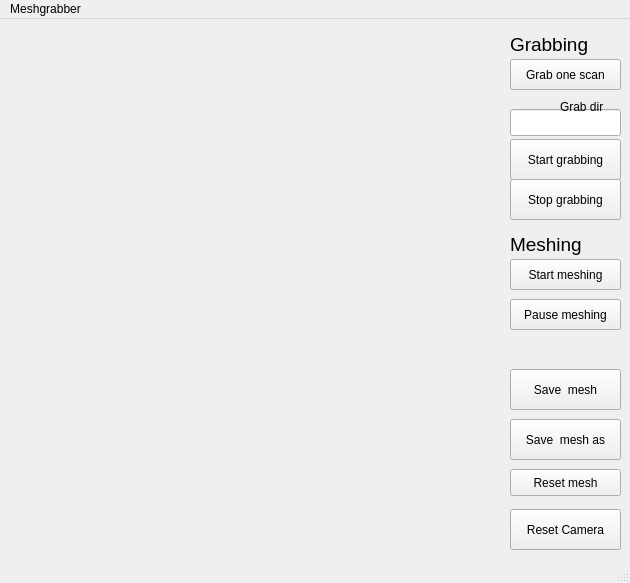
<?xml version="1.0" encoding="UTF-8"?>
<ui version="4.0">
 <class>ModelAcquisitionWindow</class>
 <widget class="QMainWindow" name="ModelAcquisitionWindow">
  <property name="geometry">
   <rect>
    <x>0</x>
    <y>0</y>
    <width>630</width>
    <height>583</height>
   </rect>
  </property>
  <property name="minimumSize">
   <size>
    <width>577</width>
    <height>10</height>
   </size>
  </property>
  <property name="maximumSize">
   <size>
    <width>1000</width>
    <height>614</height>
   </size>
  </property>
  <property name="windowTitle">
   <string>3D View</string>
  </property>
  <widget class="QWidget" name="centralwidget">
   <widget class="ntk::ImageWidget" name="colorView" native="true">
    <property name="geometry">
     <rect>
      <x>10</x>
      <y>10</y>
      <width>241</width>
      <height>191</height>
     </rect>
    </property>
    <property name="sizePolicy">
     <sizepolicy hsizetype="Preferred" vsizetype="Preferred">
      <horstretch>0</horstretch>
      <verstretch>0</verstretch>
     </sizepolicy>
    </property>
    <property name="minimumSize">
     <size>
      <width>10</width>
      <height>10</height>
     </size>
    </property>
    <property name="maximumSize">
     <size>
      <width>388</width>
      <height>272</height>
     </size>
    </property>
   </widget>
   <widget class="QPushButton" name="startButton">
    <property name="geometry">
     <rect>
      <x>510</x>
      <y>240</y>
      <width>111</width>
      <height>31</height>
     </rect>
    </property>
    <property name="sizePolicy">
     <sizepolicy hsizetype="Fixed" vsizetype="Fixed">
      <horstretch>0</horstretch>
      <verstretch>0</verstretch>
     </sizepolicy>
    </property>
    <property name="text">
     <string>Start meshing</string>
    </property>
   </widget>
   <widget class="QPushButton" name="stopButton">
    <property name="geometry">
     <rect>
      <x>510</x>
      <y>280</y>
      <width>111</width>
      <height>31</height>
     </rect>
    </property>
    <property name="sizePolicy">
     <sizepolicy hsizetype="Fixed" vsizetype="Fixed">
      <horstretch>0</horstretch>
      <verstretch>0</verstretch>
     </sizepolicy>
    </property>
    <property name="text">
     <string>Pause meshing</string>
    </property>
   </widget>
   <widget class="QPushButton" name="resetButton">
    <property name="geometry">
     <rect>
      <x>510</x>
      <y>450</y>
      <width>111</width>
      <height>27</height>
     </rect>
    </property>
    <property name="text">
     <string>Reset mesh</string>
    </property>
   </widget>
   <widget class="QPushButton" name="resetCamera">
    <property name="geometry">
     <rect>
      <x>510</x>
      <y>490</y>
      <width>111</width>
      <height>41</height>
     </rect>
    </property>
    <property name="text">
     <string>Reset Camera</string>
    </property>
   </widget>
   <widget class="QPushButton" name="saveMeshButton">
    <property name="geometry">
     <rect>
      <x>510</x>
      <y>350</y>
      <width>111</width>
      <height>41</height>
     </rect>
    </property>
    <property name="text">
     <string>Save  mesh</string>
    </property>
   </widget>
   <widget class="ntk::MeshViewer" name="mesh_view" native="true">
    <property name="geometry">
     <rect>
      <x>10</x>
      <y>210</y>
      <width>491</width>
      <height>321</height>
     </rect>
    </property>
    <property name="sizePolicy">
     <sizepolicy hsizetype="Maximum" vsizetype="Expanding">
      <horstretch>0</horstretch>
      <verstretch>0</verstretch>
     </sizepolicy>
    </property>
    <property name="minimumSize">
     <size>
      <width>10</width>
      <height>10</height>
     </size>
    </property>
    <property name="maximumSize">
     <size>
      <width>1000</width>
      <height>10000</height>
     </size>
    </property>
    <property name="baseSize">
     <size>
      <width>10</width>
      <height>10</height>
     </size>
    </property>
    <property name="focusPolicy">
     <enum>Qt::ClickFocus</enum>
    </property>
   </widget>
   <widget class="ntk::ImageWidget" name="depthView" native="true">
    <property name="geometry">
     <rect>
      <x>260</x>
      <y>10</y>
      <width>241</width>
      <height>191</height>
     </rect>
    </property>
    <property name="sizePolicy">
     <sizepolicy hsizetype="Maximum" vsizetype="Expanding">
      <horstretch>0</horstretch>
      <verstretch>0</verstretch>
     </sizepolicy>
    </property>
    <property name="minimumSize">
     <size>
      <width>10</width>
      <height>10</height>
     </size>
    </property>
    <property name="focusPolicy">
     <enum>Qt::ClickFocus</enum>
    </property>
   </widget>
   <widget class="QPushButton" name="saveAsMeshButton">
    <property name="geometry">
     <rect>
      <x>510</x>
      <y>400</y>
      <width>111</width>
      <height>41</height>
     </rect>
    </property>
    <property name="text">
     <string>Save  mesh as</string>
    </property>
   </widget>
   <widget class="QPushButton" name="grabButton">
    <property name="geometry">
     <rect>
      <x>510</x>
      <y>40</y>
      <width>111</width>
      <height>31</height>
     </rect>
    </property>
    <property name="text">
     <string>Grab one scan</string>
    </property>
   </widget>
   <widget class="QLineEdit" name="outputDirText">
    <property name="geometry">
     <rect>
      <x>510</x>
      <y>90</y>
      <width>111</width>
      <height>27</height>
     </rect>
    </property>
    <property name="minimumSize">
     <size>
      <width>50</width>
      <height>0</height>
     </size>
    </property>
    <property name="focusPolicy">
     <enum>Qt::ClickFocus</enum>
    </property>
    <property name="text">
     <string/>
    </property>
   </widget>
   <widget class="QLabel" name="label">
    <property name="geometry">
     <rect>
      <x>560</x>
      <y>80</y>
      <width>66</width>
      <height>16</height>
     </rect>
    </property>
    <property name="font">
     <font>
      <pointsize>9</pointsize>
     </font>
    </property>
    <property name="text">
     <string>Grab dir</string>
    </property>
   </widget>
   <widget class="QPushButton" name="startGrabButton">
    <property name="geometry">
     <rect>
      <x>510</x>
      <y>120</y>
      <width>111</width>
      <height>41</height>
     </rect>
    </property>
    <property name="minimumSize">
     <size>
      <width>4</width>
      <height>0</height>
     </size>
    </property>
    <property name="autoFillBackground">
     <bool>false</bool>
    </property>
    <property name="styleSheet">
     <string notr="true"/>
    </property>
    <property name="text">
     <string>Start grabbing</string>
    </property>
   </widget>
   <widget class="QPushButton" name="stopGrabButton">
    <property name="geometry">
     <rect>
      <x>510</x>
      <y>160</y>
      <width>111</width>
      <height>41</height>
     </rect>
    </property>
    <property name="text">
     <string>Stop grabbing</string>
    </property>
   </widget>
   <widget class="QLabel" name="label_2">
    <property name="geometry">
     <rect>
      <x>510</x>
      <y>210</y>
      <width>81</width>
      <height>31</height>
     </rect>
    </property>
    <property name="font">
     <font>
      <pointsize>14</pointsize>
     </font>
    </property>
    <property name="text">
     <string>Meshing</string>
    </property>
   </widget>
   <widget class="QLabel" name="label_3">
    <property name="geometry">
     <rect>
      <x>510</x>
      <y>10</y>
      <width>81</width>
      <height>31</height>
     </rect>
    </property>
    <property name="font">
     <font>
      <pointsize>14</pointsize>
     </font>
    </property>
    <property name="text">
     <string>Grabbing</string>
    </property>
   </widget>
  </widget>
  <widget class="QMenuBar" name="menubar">
   <property name="geometry">
    <rect>
     <x>0</x>
     <y>0</y>
     <width>630</width>
     <height>25</height>
    </rect>
   </property>
   <widget class="QMenu" name="menuMeshgrabber">
    <property name="title">
     <string>Meshgrabber</string>
    </property>
    <addaction name="actionQuit"/>
   </widget>
   <addaction name="menuMeshgrabber"/>
  </widget>
  <widget class="QStatusBar" name="statusbar">
   <property name="statusTip">
    <string/>
   </property>
  </widget>
  <action name="action_Grab_and_Move">
   <property name="text">
    <string>Grab and Move</string>
   </property>
  </action>
  <action name="action_Grab_Sequence">
   <property name="text">
    <string>Grab Sequence</string>
   </property>
  </action>
  <action name="actionModel_and_Move">
   <property name="text">
    <string>Model and Move</string>
   </property>
  </action>
  <action name="actionModel_Sequence">
   <property name="text">
    <string>Model Sequence</string>
   </property>
  </action>
  <action name="actionQuit">
   <property name="text">
    <string>Quit</string>
   </property>
   <property name="shortcut">
    <string>Ctrl+Q</string>
   </property>
  </action>
 </widget>
 <customwidgets>
  <customwidget>
   <class>ntk::ImageWidget</class>
   <extends>QWidget</extends>
   <header location="global">ntk/gui/image_widget.h</header>
   <container>1</container>
  </customwidget>
  <customwidget>
   <class>ntk::MeshViewer</class>
   <extends>QWidget</extends>
   <header location="global">ntk/mesh/mesh_viewer.h</header>
   <container>1</container>
  </customwidget>
 </customwidgets>
 <resources/>
 <connections/>
</ui>
